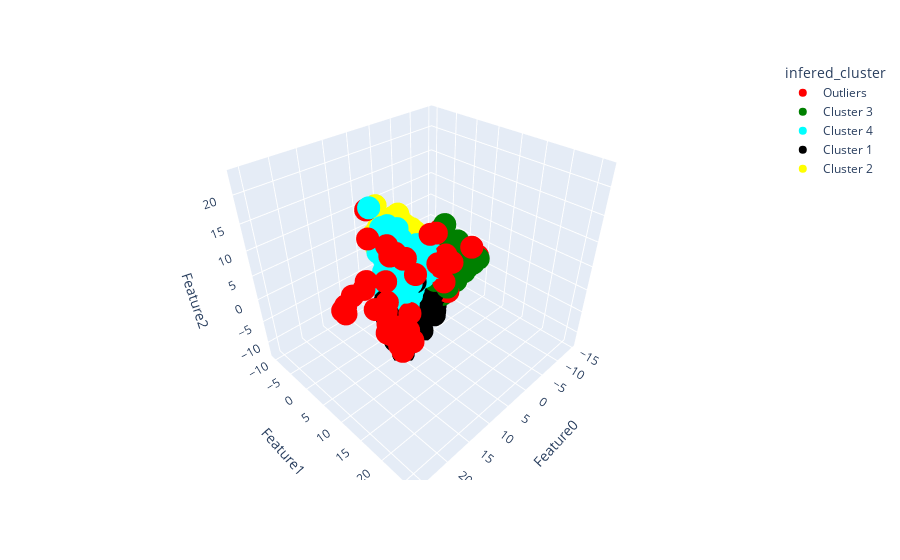

Notebook code for this chart:
### Code cell
# we can consider no of classes as 4

mod_df = bird_df.copy()

scaler = StandardScaler()
data_rescaled = scaler.fit_transform(mod_df)

mod_df = pd.DataFrame(data_rescaled, columns=mod_df.columns)

pca_mod = PCA(n_components=pca_features)

pca_mod.fit(mod_df)
mod_t = pca_mod.transform(mod_df)

k_mod = KMeans(n_clusters=4, n_init = 10, init='k-means++', random_state=42)

classes = k_mod.fit_predict(mod_t)

final_df = pd.concat([mod_df.reset_index(drop=True), pd.DataFrame(mod_t, columns=constructCols(pca_features))], axis=1)
final_df['cluster_label'] = k_mod.labels_
final_df['distance'] = distance_from_center(final_df['Feature0'], final_df['Feature1'], final_df['cluster_label'], k_mod)
centroids = np.array(k_mod.cluster_centers_)

print(final_df['cluster_label'].value_counts())

outliers, all_outlier_idx = detect_outliers(final_df['distance'])
outliers_idx = list(final_df.sort_values('distance', ascending=False).head(len(all_outlier_idx)).index)

no_of_outliers = len(outliers_idx)

final_df['infered_cluster'] = k_mod.labels_
final_df['bird'] = bird_df_raw['bird']

final_df.loc[outliers_idx, ['infered_cluster']] = 4

outliers_df = final_df[final_df.index.isin(outliers_idx)]

final_df['cluster_label'] = final_df['cluster_label'].replace({0:'Cluster 1', 1:'Cluster 2', 2:'Cluster 3', 3:'Cluster 4'})
final_df['infered_cluster'] = final_df['infered_cluster'].replace({0:'Cluster 1', 1:'Cluster 2', 2:'Cluster 3', 3:'Cluster 4', 4: 'Outliers'})
final_df['bird'] = bird_df_raw['bird'].replace({0:'turtledove', 1:'greypartridge', 2:'yellowhammer', 3:'stockdove'})

plt.figure()
sns.scatterplot(data = final_df, x='Feature0', y='Feature1') # ,palette=['r','g','b','y'])
plt.title('Before clustering')
plt.show()

# plot 2D scatter plot to cluster
plt.figure()
sns.scatterplot(data = final_df, x='Feature0', y='Feature1', hue="cluster_label", palette=['r','g','b','y'])
plt.scatter(centroids[:,0], centroids[:,1], marker="x", color='k', s=100)
plt.title('After Clustering')
plt.show()


plt.figure()
final_df.boxplot(column=['distance'])
plt.title('No of Outliers: {}'.format(len(all_outlier_idx))) 
plt.suptitle('') # that's what you're after
plt.show()
                

# plot 2D scatter plot to cluster
plt.figure()
sns.scatterplot(data = final_df, x='Feature0', y='Feature1', hue="infered_cluster", palette=['r','g','c','k','y'])
plt.scatter(centroids[:,0], centroids[:,1], marker="x", color='k', s=100)
plt.title('After Clustering with outliers')
plt.show()
                                  

                                                               
fig = px.scatter_3d(final_df, x='Feature0', y='Feature1', z='Feature2',color='infered_cluster', color_discrete_sequence=['red','green', 'cyan','black','yellow'])
fig.show()

### Figure 1 — Plotly figure (JSON) as saved in the notebook; plotly's stock layout.template omitted (floating-point values rounded to 4 significant figures; data arrays with more than 128 entries replaced by an {"elided": "..."} marker saying what was removed)
{"data": [{"hovertemplate": "infered_cluster=Outliers<br>Feature0=%{x}<br>Feature1=%{y}<br>Feature2=%{z}<extra></extra>", "legendgroup": "Outliers", "marker": {"color": "red", "symbol": "circle"}, "mode": "markers", "name": "Outliers", "scene": "scene", "showlegend": true, "type": "scatter3d", "x": [-0.5479, 2.282, -0.436, 0.6959, 0.5932, 11.9, 12.15, 1.145, -1.82, 10.38, 12.05, 9.704, 18.13, 16.06, 20.93, 25.57, 17.09, 13.15, 11.22, 18.65, 20.41, 24.26, 25.18, 22.78, 0.1729, 8.085, 14.0, -7.506, -7.104, -7.12, -4.857, 6.929, -5.501, -5.348, -5.687, -5.461, -6.306, -6.736, -6.728, -6.936, -3.659, -10.05, -14.5, -14.5, -9.63, -14.5, -9.65, -12.35, -6.832, 12.12, 11.02, -6.36, 12.12, 9.016, 8.912, 10.16, 9.896, 13.37, 13.05, 11.01, 9.919, 9.654, -0.9205, 11.71, -0.4537, 11.94, 12.4, 11.5, 11.07, 12.55, 13.53, 9.598, 11.61, 15.22, 10.7, 10.71, 10.3], "y": [6.99, 8.505, 8.595, 7.687, 7.669, 5.733, 6.699, 7.678, 3.942, 8.341, 6.982, 7.075, 22.67, 26.06, 11.11, 12.22, 13.71, 17.59, 14.57, 9.87, 11.09, 11.09, 12.32, 10.8, 7.39, 8.197, 7.569, -7.305, -6.938, -7.257, -9.453, -5.358, -9.07, -9.466, -9.365, -8.805, -9.126, -9.242, -9.627, -9.896, -10.37, -2.738, -7.828, -7.828, -3.127, -7.828, -2.951, 4.866, -9.257, 6.133, 5.966, -8.738, 5.919, 8.288, 8.107, 7.563, 7.261, 6.942, 6.585, 5.521, 7.288, 6.879, -2.348, 4.506, 7.845, 5.075, 5.265, 4.726, 5.671, 9.134, 9.952, 8.271, 8.902, 5.981, 7.388, 6.548, 8.591], "z": [5.131, 4.679, 4.367, 4.235, 4.189, 12.11, 10.72, 4.518, 2.162, 10.23, 11.51, 9.144, 19.96, 22.92, 11.31, 10.81, 16.81, 19.98, 17.67, 18.1, 12.41, 10.25, 10.08, 10.98, -0.2299, 5.868, 7.169, -0.4922, -0.259, -0.5939, 2.77, 12.26, 1.963, 1.457, 1.025, 1.445, 0.7477, 0.7749, 0.3649, 0.1379, 1.573, 1.086, -3.552, -3.552, 1.454, -3.552, 2.247, -1.595, -1.462, -5.948, -6.13, -3.884, -6.334, -8.538, -8.376, -8.006, -8.137, 2.294, -4.931, -4.264, -7.687, -5.868, -8.852, -2.067, -2.512, -4.52, -6.183, -5.674, -7.349, -4.928, -3.062, -1.545, -3.107, 1.284, -10.37, -9.412, -4.792]}, {"hovertemplate": "infered_cluster=Cluster 3<br>Feature0=%{x}<br>Feature1=%{y}<br>Feature2=%{z}<extra></extra>", "legendgroup": "Cluster 3", "marker": {"color": "green", "symbol": "circle"}, "mode": "markers", "name": "Cluster 3", "scene": "scene", "showlegend": true, "type": "scatter3d", "x": {"elided": "1244 float values"}, "y": {"elided": "1244 float values"}, "z": {"elided": "1244 float values"}}, {"hovertemplate": "infered_cluster=Cluster 4<br>Feature0=%{x}<br>Feature1=%{y}<br>Feature2=%{z}<extra></extra>", "legendgroup": "Cluster 4", "marker": {"color": "cyan", "symbol": "circle"}, "mode": "markers", "name": "Cluster 4", "scene": "scene", "showlegend": true, "type": "scatter3d", "x": {"elided": "733 float values"}, "y": {"elided": "733 float values"}, "z": {"elided": "733 float values"}}, {"hovertemplate": "infered_cluster=Cluster 1<br>Feature0=%{x}<br>Feature1=%{y}<br>Feature2=%{z}<extra></extra>", "legendgroup": "Cluster 1", "marker": {"color": "black", "symbol": "circle"}, "mode": "markers", "name": "Cluster 1", "scene": "scene", "showlegend": true, "type": "scatter3d", "x": {"elided": "595 float values"}, "y": {"elided": "595 float values"}, "z": {"elided": "595 float values"}}, {"hovertemplate": "infered_cluster=Cluster 2<br>Feature0=%{x}<br>Feature1=%{y}<br>Feature2=%{z}<extra></extra>", "legendgroup": "Cluster 2", "marker": {"color": "yellow", "symbol": "circle"}, "mode": "markers", "name": "Cluster 2", "scene": "scene", "showlegend": true, "type": "scatter3d", "x": {"elided": "1351 float values"}, "y": {"elided": "1351 float values"}, "z": {"elided": "1351 float values"}}], "layout": {"legend": {"title": {"text": "infered_cluster"}, "tracegroupgap": 0}, "margin": {"t": 60}, "scene": {"domain": {"x": [0, 1], "y": [0, 1]}, "xaxis": {"title": {"text": "Feature0"}}, "yaxis": {"title": {"text": "Feature1"}}, "zaxis": {"title": {"text": "Feature2"}}}}}
